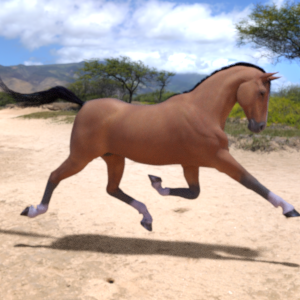
#> input picture ProtonX/Transfer Learning/horse-or-human/horses/horse03-0.png, 300 x 300 px
$ python getting_and_setting.py --image '../ProtonX/Transfer Learning/horse-or-human/horses/horse03-0.png'
#> lines starting #> are read from the running program, lines starting #| are printed output that depends on the picture; after the words box and inside, x2 and y2 are one past the last pixel; in counts of white or black regions, pixels touching at a corner belong together
# USAGE
# python getting_and_setting.py --image florida_trip.png

# import the necessary packages
import argparse
import cv2

# construct the argument parser and parse the arguments
ap = argparse.ArgumentParser()
ap.add_argument("-i", "--image", required=True, help="Path to the image")
args = vars(ap.parse_args())

# load the image, grab its dimensions, and show it
image = cv2.imread(args["image"])
#> image is the input picture: shape (300, 300, 3); mean B, G, R 158.7, 168, 184.6
(h, w) = image.shape[:2]
#> h = 300; w = 300
cv2.imshow("Original", image)

# images are just NumPy arrahttps://drive.google.com/open?id=1Ae2W_CN9JMOQwikQZ3TSjHc0Sojvym2rys. The top-left pixel can be found at (0, 0)
(b, g, r) = image[0, 0]
#> b = 252; g = 219; r = 202
print("Pixel at (0, 0) - Red: {r}, Green: {g}, Blue: {b}".format(r=r, g=g, b=b))
#| Pixel at (0, 0) - Red: 202, Green: 219, Blue: 252

# now, let's change the value of the pixel at (0, 0) and make it red
image[0, 0] = (0, 0, 255)
#> image: shape (300, 300, 3); under 0.01% of pixels changed, all inside (x1, y1, x2, y2) = (0, 0, 1, 1)
(b, g, r) = image[111, 225]
#> b = 39; g = 61; r = 113
print("Pixel at (0, 0) - Red: {r}, Green: {g}, Blue: {b}".format(r=r, g=g, b=b))
#| Pixel at (0, 0) - Red: 113, Green: 61, Blue: 39

# compute the center of the image, which is simply the width and height
# divided by two
(cX, cY) = (w // 2, h // 2)
#> cX = 150; cY = 150

# since we are using NumPy arrays, we can apply slicing and grab large chunks
# of the image -- let's grab the top-left corner
tl = image[0:cY, 0:cX]
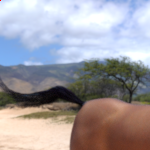
#> tl: shape (150, 150, 3); mean B, G, R 162.7, 156.4, 159.5
cv2.imshow("Top-Left Corner", tl)

# in a similar fashion, let's grab the top-right, bottom-right, and bottom-left
# corners and dispaly them
tr = image[0:cY, cX:w]
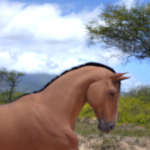
#> tr: shape (150, 150, 3); mean B, G, R 145.4, 145.5, 151.1
br = image[cY:h, cX:w]
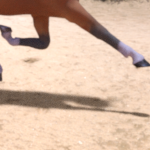
#> br: shape (150, 150, 3); mean B, G, R 165.7, 186.8, 215.9
bl = image[cY:h, 0:cX]
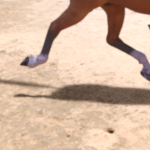
#> bl: shape (150, 150, 3); mean B, G, R 161, 183.1, 211.9
cv2.imshow("Top-Right Corner", tr)
cv2.imshow("Bottom-Right Corner", br)
cv2.imshow("Bottom-Left Corner", bl)

# now let's make the top-left corner of the original image green
image[0:cY, 0:cX] = (0, 255, 0)
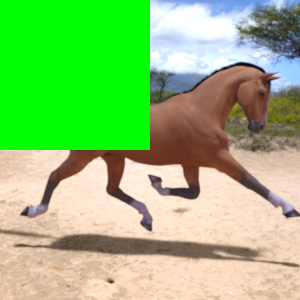
#> image: shape (300, 300, 3); mean B, G, R 118, 192.6, 144.7

# Show our updated image
cv2.imshow("Updated", image)
cv2.waitKey(0)

$ run again, on ProtonX/Transfer Learning/horse-or-human/horses/horse07-1.png
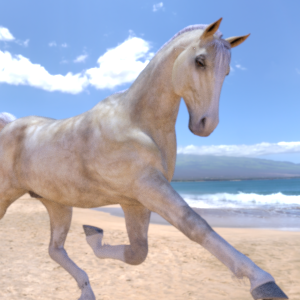
#> input picture ProtonX/Transfer Learning/horse-or-human/horses/horse07-1.png, 300 x 300 px
#> image is the input picture: shape (300, 300, 3); mean B, G, R 192, 176.6, 174.2
#> `(b, g, r) = image[0, 0]`: b = 236; g = 175; r = 135
#| Pixel at (0, 0) - Red: 135, Green: 175, Blue: 236
#> `(b, g, r) = image[111, 225]`: b = 253; g = 188; r = 140
#| Pixel at (0, 0) - Red: 140, Green: 188, Blue: 253
#> `bl = image[cY:h, 0:cX]`:
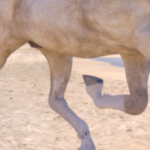
#> bl: shape (150, 150, 3); mean B, G, R 155.3, 170.3, 196.8
#> `image[0:cY, 0:cX] = (0, 255, 0)`:
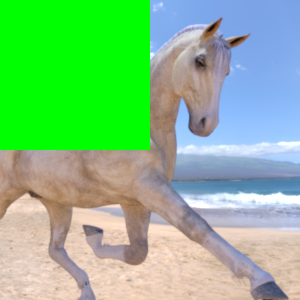
#> image: shape (300, 300, 3); mean B, G, R 136.6, 192.9, 131.4

$ run again, on ProtonX/Transfer Learning/horse-or-human/horses/horse07-5.png
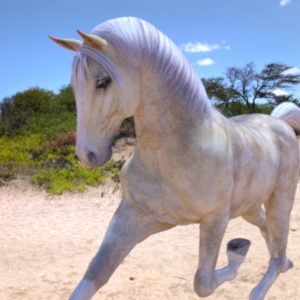
#> input picture ProtonX/Transfer Learning/horse-or-human/horses/horse07-5.png, 300 x 300 px
#> image is the input picture: shape (300, 300, 3); mean B, G, R 166.5, 158.9, 160.5
#> `(b, g, r) = image[0, 0]`: b = 212; g = 149; r = 105
#| Pixel at (0, 0) - Red: 105, Green: 149, Blue: 212
#> `(b, g, r) = image[111, 225]`: b = 34; g = 66; r = 53
#| Pixel at (0, 0) - Red: 53, Green: 66, Blue: 34
#> `bl = image[cY:h, 0:cX]`:
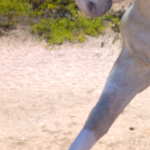
#> bl: shape (150, 150, 3); mean B, G, R 160.3, 176.5, 195
#> `image[0:cY, 0:cX] = (0, 255, 0)`:
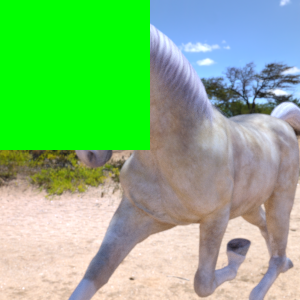
#> image: shape (300, 300, 3); mean B, G, R 127.5, 188.5, 129.5

$ run again, on ProtonX/Transfer Learning/horse-or-human/horses/horse10-0.png
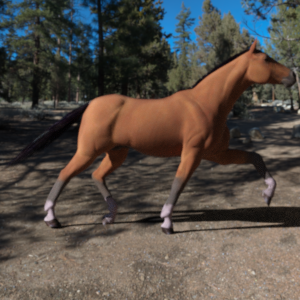
#> input picture ProtonX/Transfer Learning/horse-or-human/horses/horse10-0.png, 300 x 300 px
#> image is the input picture: shape (300, 300, 3); mean B, G, R 72.1, 78.9, 86.5
#> `(b, g, r) = image[0, 0]`: b = 48; g = 37; r = 23
#| Pixel at (0, 0) - Red: 23, Green: 37, Blue: 48
#> `(b, g, r) = image[111, 225]`: b = 11; g = 20; r = 40
#| Pixel at (0, 0) - Red: 40, Green: 20, Blue: 11
#> `bl = image[cY:h, 0:cX]`:
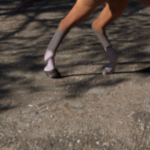
#> bl: shape (150, 150, 3); mean B, G, R 76, 85.9, 98.1
#> `image[0:cY, 0:cX] = (0, 255, 0)`:
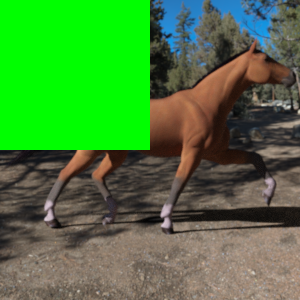
#> image: shape (300, 300, 3); mean B, G, R 60, 129.6, 73
